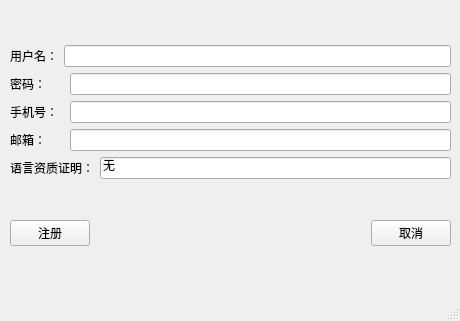
<?xml version="1.0" encoding="UTF-8"?>
<ui version="4.0">
 <class>Regist</class>
 <widget class="QMainWindow" name="Regist">
  <property name="geometry">
   <rect>
    <x>0</x>
    <y>0</y>
    <width>460</width>
    <height>321</height>
   </rect>
  </property>
  <property name="windowTitle">
   <string>注册</string>
  </property>
  <widget class="QWidget" name="centralwidget">
   <widget class="QWidget" name="layoutWidget">
    <property name="geometry">
     <rect>
      <x>10</x>
      <y>10</y>
      <width>441</width>
      <height>271</height>
     </rect>
    </property>
    <layout class="QVBoxLayout" name="verticalLayout_2">
     <item>
      <layout class="QVBoxLayout" name="verticalLayout">
       <item>
        <layout class="QHBoxLayout" name="horizontalLayout" stretch="0,7">
         <item>
          <widget class="QLabel" name="label_2">
           <property name="text">
            <string>用户名：</string>
           </property>
          </widget>
         </item>
         <item>
          <widget class="QLineEdit" name="lineEdit_name"/>
         </item>
        </layout>
       </item>
       <item>
        <layout class="QHBoxLayout" name="horizontalLayout_2" stretch="1,7">
         <item>
          <widget class="QLabel" name="label_3">
           <property name="text">
            <string>密码：</string>
           </property>
          </widget>
         </item>
         <item>
          <widget class="QLineEdit" name="lineEdit_password"/>
         </item>
        </layout>
       </item>
       <item>
        <layout class="QHBoxLayout" name="horizontalLayout_3" stretch="1,7">
         <item>
          <widget class="QLabel" name="label_4">
           <property name="text">
            <string>手机号：</string>
           </property>
          </widget>
         </item>
         <item>
          <widget class="QLineEdit" name="lineEdit_PhoneNumber"/>
         </item>
        </layout>
       </item>
       <item>
        <layout class="QHBoxLayout" name="horizontalLayout_4" stretch="1,7">
         <item>
          <widget class="QLabel" name="label_5">
           <property name="text">
            <string>邮箱：</string>
           </property>
          </widget>
         </item>
         <item>
          <widget class="QLineEdit" name="lineEdit_mailbox"/>
         </item>
        </layout>
       </item>
       <item>
        <layout class="QHBoxLayout" name="horizontalLayout_5" stretch="0,0">
         <item>
          <widget class="QLabel" name="label_6">
           <property name="text">
            <string>语言资质证明：</string>
           </property>
          </widget>
         </item>
         <item>
          <widget class="QLineEdit" name="lineEdit_prove">
           <property name="text">
            <string>无</string>
           </property>
          </widget>
         </item>
        </layout>
       </item>
      </layout>
     </item>
     <item>
      <layout class="QHBoxLayout" name="horizontalLayout_6">
       <item>
        <widget class="QPushButton" name="pushButton_regist">
         <property name="text">
          <string>注册</string>
         </property>
        </widget>
       </item>
       <item>
        <spacer name="horizontalSpacer">
         <property name="orientation">
          <enum>Qt::Horizontal</enum>
         </property>
         <property name="sizeHint" stdset="0">
          <size>
           <width>40</width>
           <height>20</height>
          </size>
         </property>
        </spacer>
       </item>
       <item>
        <widget class="QPushButton" name="pushButton_cancel">
         <property name="text">
          <string>取消</string>
         </property>
        </widget>
       </item>
      </layout>
     </item>
    </layout>
   </widget>
  </widget>
  <widget class="QMenuBar" name="menubar">
   <property name="geometry">
    <rect>
     <x>0</x>
     <y>0</y>
     <width>460</width>
     <height>17</height>
    </rect>
   </property>
  </widget>
  <widget class="QStatusBar" name="statusbar"/>
 </widget>
 <resources/>
 <connections/>
</ui>
